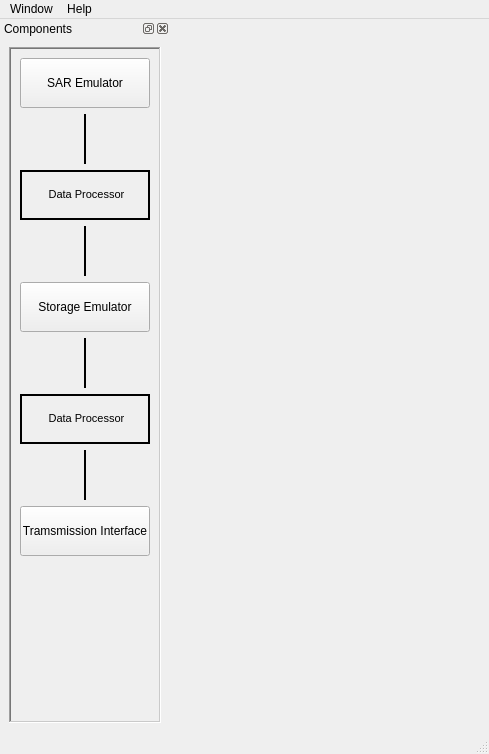
<?xml version="1.0" encoding="UTF-8"?>
<ui version="4.0">
 <class>MainWindow</class>
 <widget class="QMainWindow" name="MainWindow">
  <property name="geometry">
   <rect>
    <x>0</x>
    <y>0</y>
    <width>489</width>
    <height>754</height>
   </rect>
  </property>
  <property name="windowTitle">
   <string>MainWindow</string>
  </property>
  <property name="windowIcon">
   <iconset resource="elephant.qrc">
    <normaloff>:/elephant.ico</normaloff>:/elephant.ico</iconset>
  </property>
  <widget class="QGkhyMdiArea" name="mdiArea">
   <layout class="QGridLayout" name="gridLayout"/>
  </widget>
  <widget class="QMenuBar" name="menubar">
   <property name="geometry">
    <rect>
     <x>0</x>
     <y>0</y>
     <width>489</width>
     <height>20</height>
    </rect>
   </property>
   <widget class="QMenu" name="menuWindow">
    <property name="title">
     <string>Window</string>
    </property>
   </widget>
   <widget class="QMenu" name="menuHelp">
    <property name="title">
     <string>Help</string>
    </property>
    <addaction name="actionAbout"/>
   </widget>
   <addaction name="menuWindow"/>
   <addaction name="menuHelp"/>
  </widget>
  <widget class="QStatusBar" name="statusbar"/>
  <widget class="QDockWidget" name="globalDockWidget">
   <property name="minimumSize">
    <size>
     <width>170</width>
     <height>704</height>
    </size>
   </property>
   <property name="maximumSize">
    <size>
     <width>170</width>
     <height>524287</height>
    </size>
   </property>
   <property name="features">
    <set>QDockWidget::AllDockWidgetFeatures</set>
   </property>
   <property name="allowedAreas">
    <set>Qt::LeftDockWidgetArea|Qt::RightDockWidgetArea</set>
   </property>
   <property name="windowTitle">
    <string>Components</string>
   </property>
   <attribute name="dockWidgetArea">
    <number>1</number>
   </attribute>
   <widget class="QWidget" name="dockWidgetContents_3">
    <layout class="QGridLayout" name="gridLayout_4">
     <item row="0" column="1">
      <widget class="QFrame" name="frame">
       <property name="frameShape">
        <enum>QFrame::WinPanel</enum>
       </property>
       <property name="frameShadow">
        <enum>QFrame::Sunken</enum>
       </property>
       <layout class="QVBoxLayout" name="verticalLayout">
        <item>
         <widget class="QPushButton" name="pushButtonSarEmulator">
          <property name="sizePolicy">
           <sizepolicy hsizetype="Minimum" vsizetype="Fixed">
            <horstretch>100</horstretch>
            <verstretch>50</verstretch>
           </sizepolicy>
          </property>
          <property name="minimumSize">
           <size>
            <width>0</width>
            <height>50</height>
           </size>
          </property>
          <property name="text">
           <string>SAR Emulator</string>
          </property>
          <property name="checkable">
           <bool>false</bool>
          </property>
          <property name="autoDefault">
           <bool>true</bool>
          </property>
          <property name="default">
           <bool>false</bool>
          </property>
          <property name="flat">
           <bool>false</bool>
          </property>
         </widget>
        </item>
        <item>
         <layout class="QHBoxLayout" name="horizontalLayout">
          <item>
           <spacer name="horizontalSpacer">
            <property name="orientation">
             <enum>Qt::Horizontal</enum>
            </property>
            <property name="sizeHint" stdset="0">
             <size>
              <width>40</width>
              <height>20</height>
             </size>
            </property>
           </spacer>
          </item>
          <item>
           <widget class="Line" name="line">
            <property name="minimumSize">
             <size>
              <width>0</width>
              <height>50</height>
             </size>
            </property>
            <property name="frameShadow">
             <enum>QFrame::Plain</enum>
            </property>
            <property name="lineWidth">
             <number>2</number>
            </property>
            <property name="midLineWidth">
             <number>0</number>
            </property>
            <property name="orientation">
             <enum>Qt::Vertical</enum>
            </property>
           </widget>
          </item>
          <item>
           <spacer name="horizontalSpacer_2">
            <property name="orientation">
             <enum>Qt::Horizontal</enum>
            </property>
            <property name="sizeHint" stdset="0">
             <size>
              <width>40</width>
              <height>20</height>
             </size>
            </property>
           </spacer>
          </item>
         </layout>
        </item>
        <item>
         <widget class="QLabel" name="label">
          <property name="minimumSize">
           <size>
            <width>0</width>
            <height>50</height>
           </size>
          </property>
          <property name="frameShape">
           <enum>QFrame::WinPanel</enum>
          </property>
          <property name="frameShadow">
           <enum>QFrame::Plain</enum>
          </property>
          <property name="text">
           <string>&lt;!DOCTYPE HTML PUBLIC &quot;-//W3C//DTD HTML 4.0//EN&quot; &quot;http://www.w3.org/TR/REC-html40/strict.dtd&quot;&gt;
&lt;html&gt;&lt;head&gt;&lt;meta name=&quot;qrichtext&quot; content=&quot;1&quot; /&gt;&lt;style type=&quot;text/css&quot;&gt;
p, li { white-space: pre-wrap; }
&lt;/style&gt;&lt;/head&gt;&lt;body style=&quot; font-family:'MS Shell Dlg 2'; font-size:8.25pt; font-weight:400; font-style:normal;&quot;&gt;
&lt;p align=&quot;center&quot; style=&quot; margin-top:0px; margin-bottom:0px; margin-left:0px; margin-right:0px; -qt-block-indent:0; text-indent:0px;&quot;&gt;&lt;span style=&quot; font-size:8pt;&quot;&gt;Data Processor&lt;/span&gt;&lt;/p&gt;&lt;/body&gt;&lt;/html&gt;</string>
          </property>
         </widget>
        </item>
        <item>
         <layout class="QHBoxLayout" name="horizontalLayout_2">
          <item>
           <spacer name="horizontalSpacer_3">
            <property name="orientation">
             <enum>Qt::Horizontal</enum>
            </property>
            <property name="sizeHint" stdset="0">
             <size>
              <width>40</width>
              <height>20</height>
             </size>
            </property>
           </spacer>
          </item>
          <item>
           <widget class="Line" name="line_2">
            <property name="minimumSize">
             <size>
              <width>0</width>
              <height>50</height>
             </size>
            </property>
            <property name="frameShadow">
             <enum>QFrame::Plain</enum>
            </property>
            <property name="lineWidth">
             <number>2</number>
            </property>
            <property name="midLineWidth">
             <number>0</number>
            </property>
            <property name="orientation">
             <enum>Qt::Vertical</enum>
            </property>
           </widget>
          </item>
          <item>
           <spacer name="horizontalSpacer_4">
            <property name="orientation">
             <enum>Qt::Horizontal</enum>
            </property>
            <property name="sizeHint" stdset="0">
             <size>
              <width>40</width>
              <height>20</height>
             </size>
            </property>
           </spacer>
          </item>
         </layout>
        </item>
        <item>
         <widget class="QPushButton" name="pushButtonStorageEmulator">
          <property name="sizePolicy">
           <sizepolicy hsizetype="Minimum" vsizetype="Fixed">
            <horstretch>100</horstretch>
            <verstretch>50</verstretch>
           </sizepolicy>
          </property>
          <property name="minimumSize">
           <size>
            <width>0</width>
            <height>50</height>
           </size>
          </property>
          <property name="text">
           <string>Storage Emulator</string>
          </property>
         </widget>
        </item>
        <item>
         <layout class="QHBoxLayout" name="horizontalLayout_3">
          <item>
           <spacer name="horizontalSpacer_5">
            <property name="orientation">
             <enum>Qt::Horizontal</enum>
            </property>
            <property name="sizeHint" stdset="0">
             <size>
              <width>40</width>
              <height>20</height>
             </size>
            </property>
           </spacer>
          </item>
          <item>
           <widget class="Line" name="line_3">
            <property name="minimumSize">
             <size>
              <width>0</width>
              <height>50</height>
             </size>
            </property>
            <property name="frameShadow">
             <enum>QFrame::Plain</enum>
            </property>
            <property name="lineWidth">
             <number>2</number>
            </property>
            <property name="midLineWidth">
             <number>0</number>
            </property>
            <property name="orientation">
             <enum>Qt::Vertical</enum>
            </property>
           </widget>
          </item>
          <item>
           <spacer name="horizontalSpacer_6">
            <property name="orientation">
             <enum>Qt::Horizontal</enum>
            </property>
            <property name="sizeHint" stdset="0">
             <size>
              <width>40</width>
              <height>20</height>
             </size>
            </property>
           </spacer>
          </item>
         </layout>
        </item>
        <item>
         <widget class="QLabel" name="label_2">
          <property name="minimumSize">
           <size>
            <width>0</width>
            <height>50</height>
           </size>
          </property>
          <property name="frameShape">
           <enum>QFrame::WinPanel</enum>
          </property>
          <property name="frameShadow">
           <enum>QFrame::Plain</enum>
          </property>
          <property name="text">
           <string>&lt;!DOCTYPE HTML PUBLIC &quot;-//W3C//DTD HTML 4.0//EN&quot; &quot;http://www.w3.org/TR/REC-html40/strict.dtd&quot;&gt;
&lt;html&gt;&lt;head&gt;&lt;meta name=&quot;qrichtext&quot; content=&quot;1&quot; /&gt;&lt;style type=&quot;text/css&quot;&gt;
p, li { white-space: pre-wrap; }
&lt;/style&gt;&lt;/head&gt;&lt;body style=&quot; font-family:'MS Shell Dlg 2'; font-size:8.25pt; font-weight:400; font-style:normal;&quot;&gt;
&lt;p align=&quot;center&quot; style=&quot; margin-top:0px; margin-bottom:0px; margin-left:0px; margin-right:0px; -qt-block-indent:0; text-indent:0px;&quot;&gt;&lt;span style=&quot; font-size:8pt;&quot;&gt;Data Processor&lt;/span&gt;&lt;/p&gt;&lt;/body&gt;&lt;/html&gt;</string>
          </property>
         </widget>
        </item>
        <item>
         <layout class="QHBoxLayout" name="horizontalLayout_4">
          <item>
           <spacer name="horizontalSpacer_7">
            <property name="orientation">
             <enum>Qt::Horizontal</enum>
            </property>
            <property name="sizeHint" stdset="0">
             <size>
              <width>40</width>
              <height>20</height>
             </size>
            </property>
           </spacer>
          </item>
          <item>
           <widget class="Line" name="line_4">
            <property name="minimumSize">
             <size>
              <width>0</width>
              <height>50</height>
             </size>
            </property>
            <property name="frameShadow">
             <enum>QFrame::Plain</enum>
            </property>
            <property name="lineWidth">
             <number>2</number>
            </property>
            <property name="midLineWidth">
             <number>0</number>
            </property>
            <property name="orientation">
             <enum>Qt::Vertical</enum>
            </property>
           </widget>
          </item>
          <item>
           <spacer name="horizontalSpacer_8">
            <property name="orientation">
             <enum>Qt::Horizontal</enum>
            </property>
            <property name="sizeHint" stdset="0">
             <size>
              <width>40</width>
              <height>20</height>
             </size>
            </property>
           </spacer>
          </item>
         </layout>
        </item>
        <item>
         <widget class="QPushButton" name="pushButton_4">
          <property name="sizePolicy">
           <sizepolicy hsizetype="Minimum" vsizetype="Fixed">
            <horstretch>100</horstretch>
            <verstretch>50</verstretch>
           </sizepolicy>
          </property>
          <property name="minimumSize">
           <size>
            <width>0</width>
            <height>50</height>
           </size>
          </property>
          <property name="text">
           <string>Tramsmission Interface</string>
          </property>
         </widget>
        </item>
        <item>
         <spacer name="verticalSpacer_4">
          <property name="orientation">
           <enum>Qt::Vertical</enum>
          </property>
          <property name="sizeHint" stdset="0">
           <size>
            <width>20</width>
            <height>140</height>
           </size>
          </property>
         </spacer>
        </item>
       </layout>
      </widget>
     </item>
    </layout>
   </widget>
  </widget>
  <action name="actionAbout">
   <property name="text">
    <string>&amp;About</string>
   </property>
  </action>
 </widget>
 <customwidgets>
  <customwidget>
   <class>QGkhyMdiArea</class>
   <extends>QWidget</extends>
   <header>qgkhymdiarea.h</header>
   <container>1</container>
  </customwidget>
 </customwidgets>
 <resources>
  <include location="elephant.qrc"/>
 </resources>
 <connections/>
</ui>
